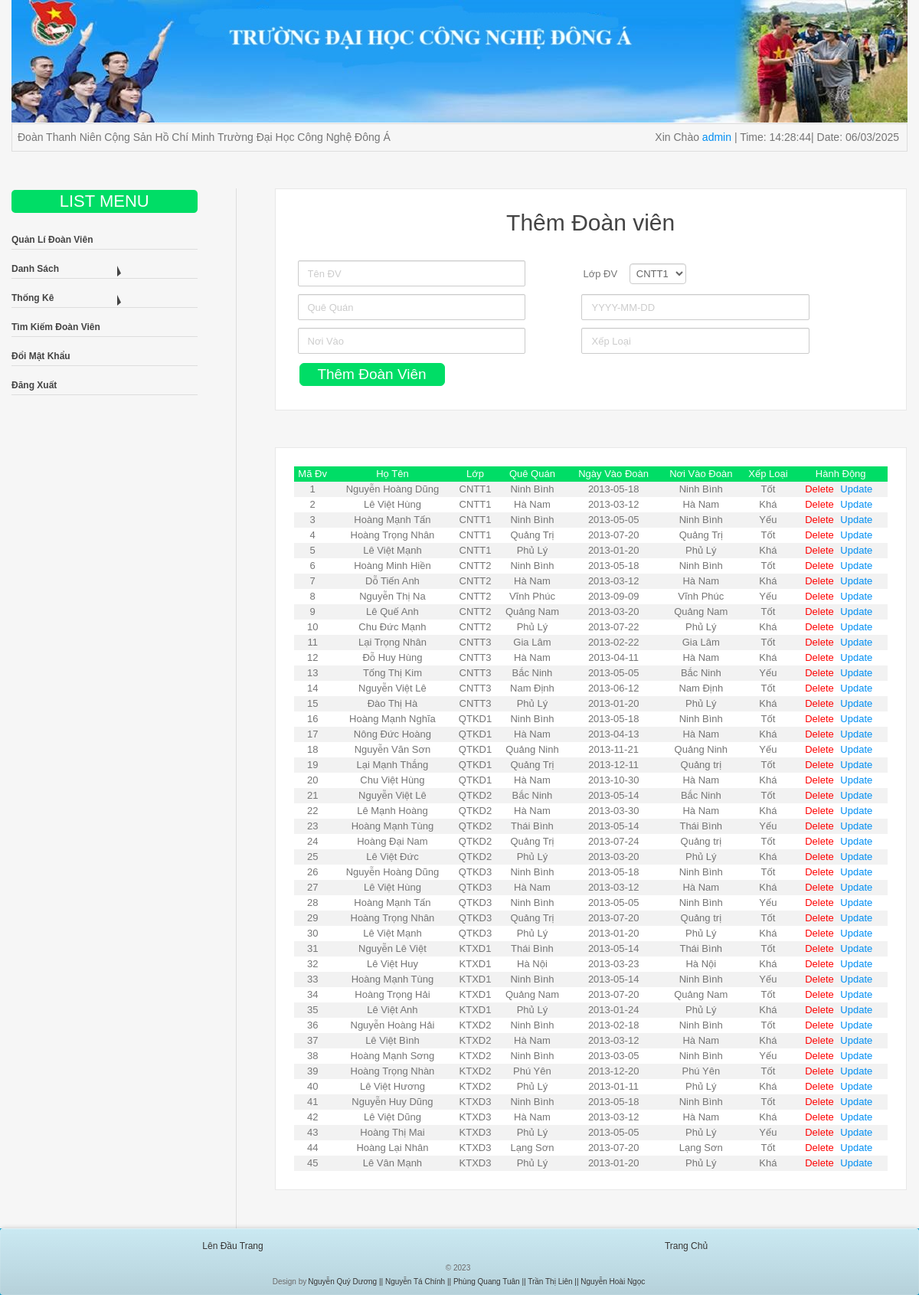
Screenshot of /admin.php (signed in) with the database file from the repository.
### tables this page shows
CREATE TABLE `doanvien` (
  `madoanvien` int(5) NOT NULL,
  `hoten` varchar(50) NOT NULL,
  `malop` int(11) NOT NULL,
  `que` varchar(50) DEFAULT NULL,
  `hoatdong` varchar(50) DEFAULT NULL,
  `noiohientai` varchar(50) DEFAULT NULL,
  `ngayvaodoan` date NOT NULL,
  `noivaodoan` varchar(50) DEFAULT NULL
);

CREATE TABLE `lop` (
  `malop` int(5) NOT NULL,
  `tenlop` varchar(10) NOT NULL,
  `manganh` int(11) NOT NULL
);

### admin.php (the view, shortened to what this page needs)
<?php include("header.php"); ?>
<?php
if(isset($_SESSION['name'])){
  $conn = mysqli_connect('localhost', 'root', '', 'dtb_btl') or die ('Không thể kết nối tới database');
  mysqli_set_charset($conn, 'utf8');
    if(isset($_GET['sub'])){
      $sub=$_GET['sub'];
      if($sub=='add'){
        if($_POST['ten']!=null && $_POST['lop']!=null && $_POST['que']!=null && $_POST['vao']!=null && $_POST['noivao']!=null && $_POST['loai']!=null){
          $ten=$_POST['ten'];$lop=$_POST['lop'];
          $que=$_POST['que'];$vao=$_POST['vao'];
          $noivao=$_POST['noivao'];$loai=$_POST['loai'];
          $sql = "insert into doanvien (hoten,malop,que,hoatdong,noivaodoan,ngayvaodoan)
          values ('$ten','$lop','$que','$loai','$noivao','$vao')";
          if (mysqli_query($conn, $sql)) {
            echo "<script>alert('Thêm Thành Công');window.location='admin.php';</script>";
          } else {
            echo "Lỗi: " . $sql . "<br>" . mysqli_error($conn);
          }
        } else {
          echo "<script>alert('Vui lòng nhập đủ các trường');window.location='admin.php';</script>";
          }
      }
      if($sub=='delete'){
        $madoanvien=$_GET['id'];
        $sql1 = "delete from doanphi where madoanvien='$madoanvien'";
        $sql2 ="delete from doanvien where madoanvien='$madoanvien'";
        if (mysqli_query($conn, $sql1)  && mysqli_query($conn, $sql2)) {
          echo "<script>alert('Xóa Thành Công');window.location='admin.php';</script>";
        } else {
          echo "Lỗi: " . $sql . "<br>" . mysqli_error($conn);
        }
      }
      if($sub=='update'){
        $madoanvien=$_GET['id'];
        $sql ="select doanvien.madoanvien, hoten, doanvien.malop, que, hoatdong, noiohientai, ngayvaodoan, noivaodoan, tenlop from doanvien JOIN lop on doanvien.malop = lop.malop where madoanvien='$madoanvien'";
        $result = mysqli_query($conn,$sql);
        $row = mysqli_fetch_assoc($result);
        $ten=$row['hoten'];
        $que=$row['que'];$vao=$row['ngayvaodoan'];
        $noivao=$row['noivaodoan'];$loai=$row['hoatdong'];
        include("menu.php");
        echo '<div class="block">
              <h1>Cập Nhật Đoàn Viên</h1>
              <div class="form">
              <form method="post" action="">
              <label>Tên ĐV</label><input type="text" name="ten" value="'.$ten.'"><br>
              <label>Lớp ĐV</label>
                <select name="lop">
                  <option value="1">CNTT1</option>
                  <option value="2">CNTT2</option>
                  <option value="3">CNTT3</option>
                  <option value="4">QTKD1</option>
                  <option value="5">QTKD2</option>
                  <option value="6">QTKD3</option>
                  <option value="7">KTXD1</option>
                  <option value="8">KTXD2</option>
                  <option value="9">KTXD3</option>
                </select><br>
              <label>Ngày Vào</label><input type="text" name="vao" value="'.$vao.'"><br>
              <label>Quê Quán</label><input type="text" name="que" value="'.$que.'"><br>
              <label>Nơi Vào</label><input type="text" name="noivao" value="'.$noivao.'"><br>
              <label>Xếp Loại</label><input type="text" name="loai" value="'.$loai.'"><br>
                <button name="submit"class="button"><span>Cập Nhật</span></button>
              </form>
              </div></div>';
        if(isset($_POST['submit'])){
          $ten=$_POST['ten'];$lop=$_POST['lop'];
          $que=$_POST['que'];$vao=$_POST['vao'];
          $noivao=$_POST['noivao'];$loai=$_POST['loai'];
          $sql ="update doanvien set hoten='$ten',malop='$lop',ngayvaodoan='$vao',
          noivaodoan='$noivao',hoatdong='$loai' where madoanvien='$madoanvien'";
          if (mysqli_query($conn, $sql)) {
            echo "<script>alert('Cập Nhật Thành Công');window.location='admin.php';</script>";
          } else {
            echo "Lỗi: " . $sql . "<br>" . mysqli_error($conn);
          }
        }
      }
    }
    else {
  ?>
  <?php include("menu.php");
  ?>
        <div class="block">
          <h1>Thêm Đoàn viên</h1>
            <div class="form">
              <form method="post" action="admin.php?sub=add">
                <input type="text" name="ten" placeholder="Tên ĐV">
                <p>Lớp ĐV</p>
                  <select name="lop">
                    <option value="1">CNTT1</option>
                  </select><br>
                <input type="text" name="que" placeholder="Quê Quán">
                <input type="text" name="vao" placeholder="YYYY-MM-DD"><br>
                <input type="text" name="noivao" placeholder="Nơi Vào">
                <input type="text" name="loai" placeholder="Xếp Loại"><br>
                <button name="submit" class="button"><span>Thêm Đoàn Viên</span></button>
              </form>
            </div>
        </div>
    <?php
    }
    $conn = mysqli_connect('localhost', 'root', '', 'dtb_btl') or die ('Không thể kết nối tới database');
    mysqli_set_charset($conn, 'utf8');
    $sql ="select doanvien.madoanvien, hoten, doanvien.malop, que, hoatdong, noiohientai, ngayvaodoan,noivaodoan, tenlop from doanvien JOIN lop on doanvien.malop = lop.malop";
    $result = mysqli_query($conn,$sql);
    echo "<div class='block'>
    <table>
      <tr>
        <th>Mã Đv</th>
        <th>Họ Tên</th>
        <th>Lớp</th>
        <th>Quê Quán</th>
        <th>Ngày Vào Đoàn</th>
        <th>Nơi Vào Đoàn</th>
        <th>Xếp Loại</th>
        <th>Hành Động</th>
      </tr>";
      while($row = mysqli_fetch_assoc($result)) {
        echo "
            <tr>
              <td>" .$row['madoanvien']. "</td>
              <td>" .$row['hoten']. "</td>
              <td>" .$row['tenlop']. "</td>
              <td>" .$row['que']. "</td>
              <td>" .$row['ngayvaodoan']. "</td>
              <td>" .$row['noivaodoan']. "</td>
              <td>" .$row['hoatdong']. "</td>
              <td style='text-align: center'>
                <a class='red' href='admin.php?sub=delete&id=".$row['madoanvien']. " '>Delete</a>
                <a href='admin.php?sub=update&id=".$row['madoanvien']. "'>Update</a>
              </td>
            </tr>";
      }
      echo "</table></div></div>";
} else echo "Bạn phải đăng nhập để thực hiện các chức năng!<br>";
?>
</div>
<?php include("footer.php"); ?>

### css/style.css (style rules this page uses)
table { border-collapse: collapse; width: 100%; }
th, td { text-align: center; padding: 8px; }
td a { text-decoration: none; margin-right: 5px; color: #008ef2; }
td .red { color: red; }
tr:nth-child(even) { background-color: #f2f2f2 }
th { background-color: #0D6; color: white; }
.form { text-align: left; }
.form input[type=text], input[type=password] { outline: none; margin-right: 65px; width: 35%; height: 20px; padding: 6px 12px; font-size: 14px; line-height: 1.71428571; color: #666; background-color: #fff; background-image: none; border: 1px solid #ccc; border-radius: 2px; -webkit-box-shadow: inset 0 1px 1px rgba(0,0,0,0.075); box-shadow: inset 0 1px 1px rgba(0,0,0,0.075); -webkit-transition: border-color ease-in-out .15s, box-shadow ease-in-out .15s; -o-transition: border-color ease-in-out .15s, box-shadow ease-in-out .15s; transition: border-color ease-in-out .15s, box-shadow ease-in-out .15s; }
.block { background: #fff; padding: 24px; border: 1px solid #e8e8e8; margin-top: 48px; }
.blockcontent p { display: inline-block; margin: 0 7px; }
.content h1 { color: #444; line-height: 1.3; font-size: 30px; margin-bottom: 25px; }
.button { font-size: 19px; margin: 7px; width: 190px; height: 30px; background: #0D6; border: 1px solid #0D6; color: #FFF; overflow: hidden; transition: all 0.5s; border-radius: 6px; cursor: pointer; }
.button span { color: #fff; display: inline-block; position: relative; padding-right: 0; transition: padding-right 0.5s; }
.button span:after { content: ' '; position: absolute; top: 0; right: -18px; opacity: 0; width: 10px; height: 10px; margin-top: -10px; background: rgba(0, 0, 0, 0); border: 3px solid #FFF; border-top: none; border-right: none; transition: opacity 0.5s, top 0.5s, right 0.5s; transform: rotate(-45deg); }
html, body, div, span, applet, object, iframe, h1, h2, h3, h4, h5, h6, p, blockquote, pre, a, abbr, acronym, address, big, cite, code, del, dfn, em, img, ins, kbd, q, s, samp, small, strike, strong, sub, sup, tt, var, b, u, i, center, dl, dt, dd, ol, ul, li, fieldset, form, label, legend, table, caption, tbody, tfoot, thead, tr, th, td, article, aside, canvas, details, embed, figure, figcaption, footer, header, hgroup, menu, nav, output, ruby, section, summary, time, mark, audio, video { margin: 0; padding: 0; border: 0; font-size: 100%; font: inherit; vertical-align: baseline; }
span { color: #008ef2; }
select { margin: 5px 0 1px 5px; padding: 4px; font-size: 13px; color: #666; background-color: #fff; background-image: none; border: 1px solid #ccc; border-radius: 4px; -webkit-box-shadow: inset 0 1px 1px rgba(0,0,0,0.075); box-shadow: inset 0 1px 1px rgba(0,0,0,0.075); -webkit-transition: border-color ease-in-out .15s, box-shadow ease-in-out .15s; -o-transition: border-color ease-in-out .15s, box-shadow ease-in-out .15s; transition: border-color ease-in-out .15s, box-shadow ease-in-out .15s }
body { font: 13px/20px 'Lucida Grande', Tahoma, Verdana, sans-serif; background: #f6f6f6; color: #757575; }
input { font-family: 'Lucida Grande', Tahoma, Verdana, sans-serif; font-size: 14px; }
input[type=text], input[type=password] { margin: 5px; padding: 0 10px; width: 200px; height: 34px; color: #404040; background: white; border: 1px solid; border-color: #c4c4c4 #d1d1d1 #d4d4d4; border-radius: 2px; outline: 5px solid #eff4f7; -moz-outline-radius: 3px; -webkit-box-shadow: inset 0 1px 3px rgba(0, 0, 0, 0.12); box-shadow: inset 0 1px 3px rgba(0, 0, 0, 0.12); }

### rows the page displays
doanvien: madoanvien "1", hoten "Nguyễn Hoàng Dũng", malop.tenlop "CNTT1", que "Ninh Bình", ngayvaodoan "2013-05-18", noivaodoan "Ninh Bình", hoatdong "Tốt"
doanvien: madoanvien "2", hoten "Lê Việt Hùng", malop.tenlop "CNTT1", que "Hà Nam", ngayvaodoan "2013-03-12", noivaodoan "Hà Nam", hoatdong "Khá"
doanvien: madoanvien "3", hoten "Hoàng Mạnh Tấn", malop.tenlop "CNTT1", que "Ninh Bình", ngayvaodoan "2013-05-05", noivaodoan "Ninh Bình", hoatdong "Yếu"
doanvien: madoanvien "4", hoten "Hoàng Trọng Nhân", malop.tenlop "CNTT1", que "Quảng Trị", ngayvaodoan "2013-07-20", noivaodoan "Quảng Trị", hoatdong "Tốt"
doanvien: madoanvien "5", hoten "Lê Việt Mạnh", malop.tenlop "CNTT1", que "Phủ Lý", ngayvaodoan "2013-01-20", noivaodoan "Phủ Lý", hoatdong "Khá"
doanvien: madoanvien "6", hoten "Hoàng Minh Hiền", malop.tenlop "CNTT2", que "Ninh Bình", ngayvaodoan "2013-05-18", noivaodoan "Ninh Bình", hoatdong "Tốt"
doanvien: madoanvien "7", hoten "Dỗ Tiến Anh", malop.tenlop "CNTT2", que "Hà Nam", ngayvaodoan "2013-03-12", noivaodoan "Hà Nam", hoatdong "Khá"
doanvien: madoanvien "8", hoten "Nguyễn Thị Na", malop.tenlop "CNTT2", que "Vĩnh Phúc", ngayvaodoan "2013-09-09", noivaodoan "Vĩnh Phúc", hoatdong "Yếu"
doanvien: madoanvien "9", hoten "Lê Quế Anh", malop.tenlop "CNTT2", que "Quảng Nam", ngayvaodoan "2013-03-20", noivaodoan "Quảng Nam", hoatdong "Tốt"
doanvien: madoanvien "10", hoten "Chu Đức Mạnh", malop.tenlop "CNTT2", que "Phủ Lý", ngayvaodoan "2013-07-22", noivaodoan "Phủ Lý", hoatdong "Khá"
doanvien: madoanvien "11", hoten "Lại Trọng Nhân", malop.tenlop "CNTT3", que "Gia Lâm", ngayvaodoan "2013-02-22", noivaodoan "Gia Lâm", hoatdong "Tốt"
doanvien: madoanvien "12", hoten "Đỗ Huy Hùng", malop.tenlop "CNTT3", que "Hà Nam", ngayvaodoan "2013-04-11", noivaodoan "Hà Nam", hoatdong "Khá"
doanvien: madoanvien "13", hoten "Tống Thị Kim", malop.tenlop "CNTT3", que "Bắc Ninh", ngayvaodoan "2013-05-05", noivaodoan "Bắc Ninh", hoatdong "Yếu"
doanvien: madoanvien "14", hoten "Nguyễn Việt Lê", malop.tenlop "CNTT3", que "Nam Định", ngayvaodoan "2013-06-12", noivaodoan "Nam Định", hoatdong "Tốt"
doanvien: madoanvien "15", hoten "Đào Thị Hà", malop.tenlop "CNTT3", que "Phủ Lý", ngayvaodoan "2013-01-20", noivaodoan "Phủ Lý", hoatdong "Khá"
doanvien: madoanvien "16", hoten "Hoàng Mạnh Nghĩa", malop.tenlop "QTKD1", que "Ninh Bình", ngayvaodoan "2013-05-18", noivaodoan "Ninh Bình", hoatdong "Tốt"
doanvien: madoanvien "17", hoten "Nông Đức Hoàng", malop.tenlop "QTKD1", que "Hà Nam", ngayvaodoan "2013-04-13", noivaodoan "Hà Nam", hoatdong "Khá"
doanvien: madoanvien "18", hoten "Nguyễn Văn Sơn", malop.tenlop "QTKD1", que "Quảng Ninh", ngayvaodoan "2013-11-21", noivaodoan "Quảng Ninh", hoatdong "Yếu"
doanvien: madoanvien "19", hoten "Lại Mạnh Thắng", malop.tenlop "QTKD1", que "Quảng Trị", ngayvaodoan "2013-12-11", noivaodoan "Quảng trị", hoatdong "Tốt"
doanvien: madoanvien "20", hoten "Chu Việt Hùng", malop.tenlop "QTKD1", que "Hà Nam", ngayvaodoan "2013-10-30", noivaodoan "Hà Nam", hoatdong "Khá"
doanvien: madoanvien "21", hoten "Nguyễn Việt Lê", malop.tenlop "QTKD2", que "Bắc Ninh", ngayvaodoan "2013-05-14", noivaodoan "Bắc Ninh", hoatdong "Tốt"
doanvien: madoanvien "22", hoten "Lê Mạnh Hoàng", malop.tenlop "QTKD2", que "Hà Nam", ngayvaodoan "2013-03-30", noivaodoan "Hà Nam", hoatdong "Khá"
doanvien: madoanvien "23", hoten "Hoàng Mạnh Tùng", malop.tenlop "QTKD2", que "Thái Bình", ngayvaodoan "2013-05-14", noivaodoan "Thái Bình", hoatdong "Yếu"
doanvien: madoanvien "24", hoten "Hoàng Đại Nam", malop.tenlop "QTKD2", que "Quảng Trị", ngayvaodoan "2013-07-24", noivaodoan "Quảng trị", hoatdong "Tốt"
doanvien: madoanvien "25", hoten "Lê Việt Đức", malop.tenlop "QTKD2", que "Phủ Lý", ngayvaodoan "2013-03-20", noivaodoan "Phủ Lý", hoatdong "Khá"
doanvien: madoanvien "26", hoten "Nguyễn Hoàng Dũng", malop.tenlop "QTKD3", que "Ninh Bình", ngayvaodoan "2013-05-18", noivaodoan "Ninh Bình", hoatdong "Tốt"
doanvien: madoanvien "27", hoten "Lê Việt Hùng", malop.tenlop "QTKD3", que "Hà Nam", ngayvaodoan "2013-03-12", noivaodoan "Hà Nam", hoatdong "Khá"
doanvien: madoanvien "28", hoten "Hoàng Mạnh Tấn", malop.tenlop "QTKD3", que "Ninh Bình", ngayvaodoan "2013-05-05", noivaodoan "Ninh Bình", hoatdong "Yếu"
doanvien: madoanvien "29", hoten "Hoàng Trọng Nhân", malop.tenlop "QTKD3", que "Quảng Trị", ngayvaodoan "2013-07-20", noivaodoan "Quảng trị", hoatdong "Tốt"
doanvien: madoanvien "30", hoten "Lê Việt Mạnh", malop.tenlop "QTKD3", que "Phủ Lý", ngayvaodoan "2013-01-20", noivaodoan "Phủ Lý", hoatdong "Khá"
doanvien: madoanvien "31", hoten "Nguyễn Lê Việt", malop.tenlop "KTXD1", que "Thái Bình", ngayvaodoan "2013-05-14", noivaodoan "Thái Bình", hoatdong "Tốt"
doanvien: madoanvien "32", hoten "Lê Việt Huy", malop.tenlop "KTXD1", que "Hà Nội", ngayvaodoan "2013-03-23", noivaodoan "Hà Nội", hoatdong "Khá"
doanvien: madoanvien "33", hoten "Hoàng Mạnh Tùng", malop.tenlop "KTXD1", que "Ninh Bình", ngayvaodoan "2013-05-14", noivaodoan "Ninh Bình", hoatdong "Yếu"
doanvien: madoanvien "34", hoten "Hoàng Trọng Hải", malop.tenlop "KTXD1", que "Quảng Nam", ngayvaodoan "2013-07-20", noivaodoan "Quảng Nam", hoatdong "Tốt"
doanvien: madoanvien "35", hoten "Lê Việt Anh", malop.tenlop "KTXD1", que "Phủ Lý", ngayvaodoan "2013-01-24", noivaodoan "Phủ Lý", hoatdong "Khá"
doanvien: madoanvien "36", hoten "Nguyễn Hoàng Hải", malop.tenlop "KTXD2", que "Ninh Bình", ngayvaodoan "2013-02-18", noivaodoan "Ninh Bình", hoatdong "Tốt"
doanvien: madoanvien "37", hoten "Lê Việt Bình", malop.tenlop "KTXD2", que "Hà Nam", ngayvaodoan "2013-03-12", noivaodoan "Hà Nam", hoatdong "Khá"
doanvien: madoanvien "38", hoten "Hoàng Mạnh Sơng", malop.tenlop "KTXD2", que "Ninh Bình", ngayvaodoan "2013-03-05", noivaodoan "Ninh Bình", hoatdong "Yếu"
doanvien: madoanvien "39", hoten "Hoàng Trọng Nhàn", malop.tenlop "KTXD2", que "Phú Yên", ngayvaodoan "2013-12-20", noivaodoan "Phú Yên", hoatdong "Tốt"
doanvien: madoanvien "40", hoten "Lê Việt Hương", malop.tenlop "KTXD2", que "Phủ Lý", ngayvaodoan "2013-01-11", noivaodoan "Phủ Lý", hoatdong "Khá"
doanvien: madoanvien "41", hoten "Nguyễn Huy Dũng", malop.tenlop "KTXD3", que "Ninh Bình", ngayvaodoan "2013-05-18", noivaodoan "Ninh Bình", hoatdong "Tốt"
doanvien: madoanvien "42", hoten "Lê Việt Dũng", malop.tenlop "KTXD3", que "Hà Nam", ngayvaodoan "2013-03-12", noivaodoan "Hà Nam", hoatdong "Khá"
doanvien: madoanvien "43", hoten "Hoàng Thị Mai", malop.tenlop "KTXD3", que "Phủ Lý", ngayvaodoan "2013-05-05", noivaodoan "Phủ Lý", hoatdong "Yếu"
doanvien: madoanvien "44", hoten "Hoàng Lại Nhân", malop.tenlop "KTXD3", que "Lạng Sơn", ngayvaodoan "2013-07-20", noivaodoan "Lạng Sơn", hoatdong "Tốt"
doanvien: madoanvien "45", hoten "Lê Vân Mạnh", malop.tenlop "KTXD3", que "Phủ Lý", ngayvaodoan "2013-01-20", noivaodoan "Phủ Lý", hoatdong "Khá"

### other values shown
$_SESSION['name'] "admin"
